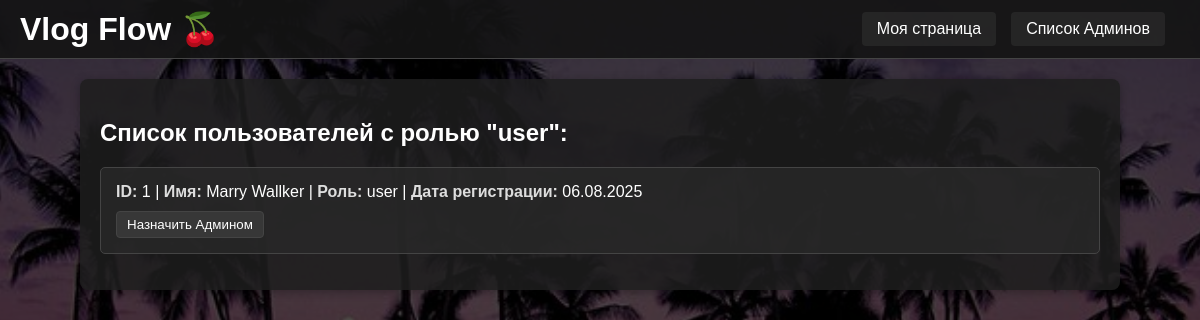
The app's page /admin_panel (signed in) with its own data.
### app/database/models.py (models this page shows)
class Base(DeclarativeBase):
    pass

class User(Base):
    __tablename__ = "users"
    id : Mapped[int] = mapped_column(primary_key=True, autoincrement=True)
    name:Mapped[str]
    photo : Mapped[str]
    uploaded_photo : Mapped[str] = mapped_column(nullable=True)
    password:Mapped[str]
    role : Mapped[str] = mapped_column(default = "user")
    join : Mapped[datetime] = mapped_column(server_default=func.now()) # время когда юзер зарегался
    articles : Mapped[list["Article"]] = relationship(
        back_populates = "author",
        lazy = "joined",
        cascade = "all, delete-orphan",
        passive_deletes = True
    )
    coments : Mapped[list["Coment"]] = relationship(back_populates = "author", lazy = "joined")

### app/routers/save_new_vlog.py (the view)
@app.get("/admin_panel")
@login_required
@admin_required
def admin_page():
    with Session() as db_session:
        user = db_session.scalars(select(User).where(User.role == "user")).unique().all()
    return render_template("admin_panel.html", users = user)

### app/routers/auth.py (called while the page is built)
@login_manager.user_loader
def load_user(user_id):
    with Session() as db_session:
        user = db_session.scalar(select(User).where(User.id == user_id))
        if user:
            return Login(
                id=user.id,
                name=user.name,
                role = user.role
            )
    return None

### app/routers/save_new_vlog.py (called while the page is built)
def admin_required(func): #декоратор для админ панели
    @wraps(func)
    def wrapper(*args, **kwargs):
        if not current_user.role == "Admin":
            return redirect(url_for('profile'))
        if not current_user.is_authenticated:
            return redirect(url_for('home_page'))
        return func(*args, **kwargs)
    return wrapper

### app/templates/admin_panel.html (shortened to what this page needs)
<!DOCTYPE html>
<html lang="ru">
<head>
</head>
<body>
    <div class="header">
        <h1>Vlog Flow 🍒</h1>
        <div class="header-nav">
            <a href="{{url_for('profile')}}">Моя страница</a>
            <a href="{{url_for('list_admin_page')}}">Список Админов</a>
        </div>
    </div>
    <hr>
    <div class="content">
        <h2>Список пользователей с ролью "user":</h2>
        <ul class="user-list">
            {% if users %}
                {% for user in users %}
                <li class="user-item">
                    <strong>ID:</strong> {{ user.id }} |
                    <strong>Имя:</strong> {{ user.name }} |
                    <strong>Роль:</strong> {{ user.role }} |
                    <strong>Дата регистрации:</strong> {{ user.join.strftime('%d.%m.%Y') }}
                    <form action="/add_new_admin" method="post">
                        <button type="submit">Назначить Админом</button>
                    </form>
                </li>
                {% endfor %}
            {% else %}
                <b>Пользователей с ролью "user" нет</b>
            {% endif %}
        </ul>
    </div>
</body>
</html>

### app/templates/admin_panel.html (style rules this page uses)
body { background: url('/static/images/photo.jpg') no-repeat center center fixed; background-size: cover; margin: 0; font-family: Arial, sans-serif; color: white; }
body::before { content: ""; position: fixed; top: 0; left: 0; width: 100%; height: 100%; background: rgba(0, 0, 0, 0.7); z-index: -1; }
.header { display: flex; justify-content: space-between; align-items: center; padding: 10px 20px; background: rgba(20, 20, 20, 0.9); }
.header h1 { margin: 0; color: white; }
.header-nav { display: flex; gap: 15px; }
.header-nav a, .header-nav button { color: white; text-decoration: none; background: rgba(40, 40, 40, 0.8); padding: 8px 15px; border-radius: 4px; border: none; cursor: pointer; transition: background 0.3s; }
hr { margin: 0; border: none; border-top: 1px solid #444; }
.content { max-width: 1000px; margin: 20px auto; padding: 20px; background: rgba(30, 30, 30, 0.85); border-radius: 8px; box-shadow: 0 2px 10px rgba(0,0,0,0.3); }
.user-list { list-style: none; padding: 0; }
.user-item { padding: 15px; margin-bottom: 15px; background: rgba(40, 40, 40, 0.8); border-radius: 5px; border: 1px solid #444; }
.user-item strong { color: #ddd; }
button { background: rgba(60, 60, 60, 0.8); color: white; border: 1px solid #444; padding: 5px 10px; border-radius: 4px; cursor: pointer; margin-top: 10px; transition: background 0.3s; }
a { color: #aaa; transition: color 0.3s; }

### records on screen
User: id "1", name "Marry Wallker", role "user", join "06.08.2025"
